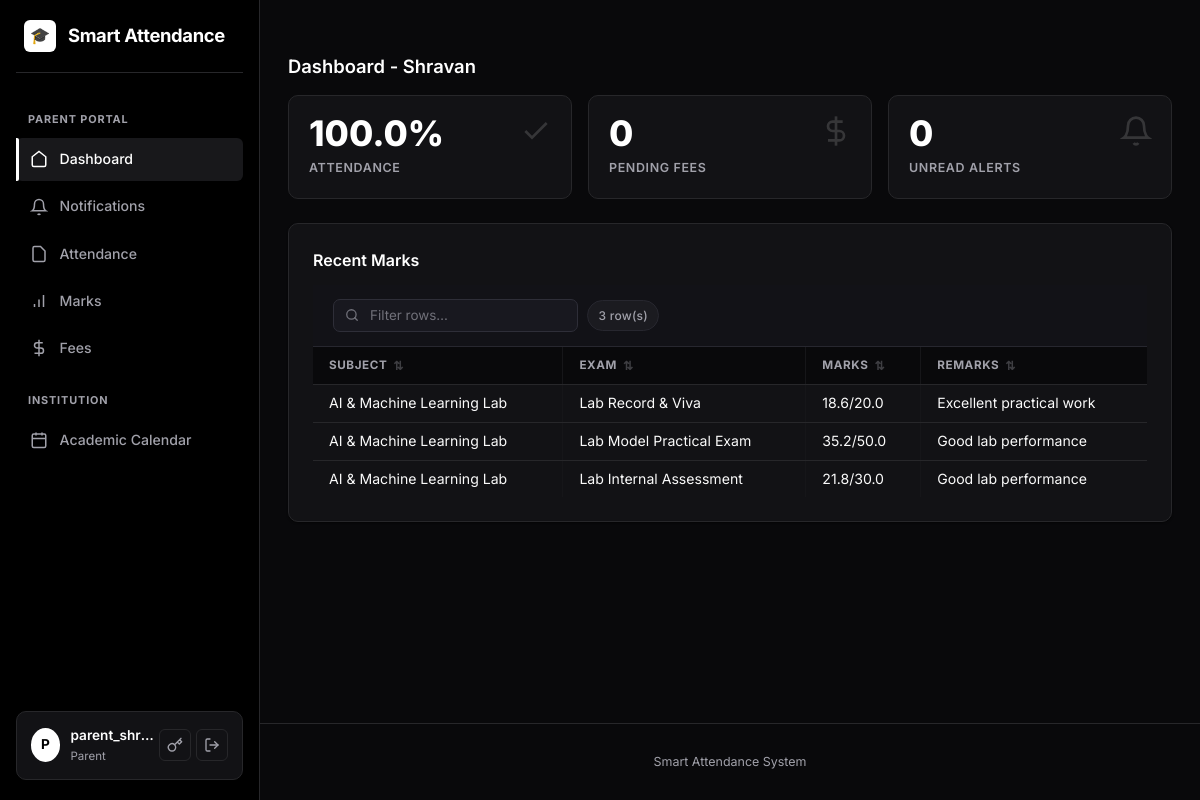
Page /parent/dashboard (signed in) on the committed database.
### models.py (models this page shows, shortened)
class User(UserMixin, db.Model):
    __tablename__ = "users"
    id = db.Column(db.Integer, primary_key=True)
    username = db.Column(db.String(80), unique=True, nullable=False, index=True)
    email = db.Column(db.String(120), unique=True, nullable=False)
    password_hash = db.Column(db.String(255), nullable=False)
    role = db.Column(db.String(20), nullable=False, default=ROLE_STUDENT)
    department = db.Column(db.String(80), default="")
    created_at = db.Column(db.DateTime, default=datetime.utcnow)
    student_id = db.Column(db.Integer, db.ForeignKey("students.id"), nullable=True)
    student = db.relationship("Student", backref=db.backref("user", uselist=False))
    face_samples = db.relationship(
        "FaceSample", backref="user", cascade="all, delete-orphan"
    )

class Student(db.Model):
    __tablename__ = "students"
    id = db.Column(db.Integer, primary_key=True)
    roll_number = db.Column(db.String(40), unique=True, nullable=False, index=True)
    name = db.Column(db.String(120), nullable=False)
    department = db.Column(db.String(80), default="")
    class_name = db.Column(db.String(80), default="")
    created_at = db.Column(db.DateTime, default=datetime.utcnow)
    face_samples = db.relationship(
        "FaceSample", backref="student", cascade="all, delete-orphan"
    )
    attendance_records = db.relationship(
        "Attendance", backref="student", cascade="all, delete-orphan"
    )

class Mark(db.Model):
    __tablename__ = "marks"
    id = db.Column(db.Integer, primary_key=True)
    student_id = db.Column(db.Integer, db.ForeignKey("students.id"), nullable=False)
    student = db.relationship("Student", backref=db.backref("marks", lazy=True))
    subject_id = db.Column(db.Integer, db.ForeignKey("subjects.id"), nullable=False)
    subject = db.relationship("Subject", backref=db.backref("marks", lazy=True))
    exam_name = db.Column(db.String(100), nullable=False)
    marks_obtained = db.Column(db.Float, nullable=False)
    total_marks = db.Column(db.Float, nullable=False)
    remarks = db.Column(db.String(255), nullable=True)
    created_at = db.Column(db.DateTime, default=datetime.utcnow)

class Subject(db.Model):
    __tablename__ = "subjects"
    id = db.Column(db.Integer, primary_key=True)
    code = db.Column(db.String(40), unique=True, nullable=False)
    name = db.Column(db.String(120), nullable=False)
    department = db.Column(db.String(80), default="MCA")
    year = db.Column(db.Integer, default=1, nullable=False) # 1 for 1st Year, 2 for 2nd Year
    faculty_id = db.Column(db.Integer, db.ForeignKey("users.id"), nullable=True)
    faculty = db.relationship("User", foreign_keys=[faculty_id])
    sessions = db.relationship(
        "AttendanceSession", backref="subject", cascade="all, delete-orphan"
    )

### blueprints/parents.py (the view)
@parents_bp.route("/dashboard")
@login_required
@parent_required
def dashboard():
    student = Student.query.get(current_user.student_id)
    total_fees = Fee.query.filter_by(student_id=student.id).count()
    pending_fees = Fee.query.filter_by(student_id=student.id, status="Pending").count()
    total_classes = Attendance.query.filter_by(student_id=student.id).count()
    present_classes = Attendance.query.filter_by(student_id=student.id, status="present").count()
    att_percent = 0
    if total_classes > 0:
        att_percent = round((present_classes / total_classes) * 100, 2)
    recent_marks = Mark.query.filter_by(student_id=student.id).order_by(Mark.created_at.desc()).limit(3).all()
    return render_template("parents/dashboard.html", student=student, pending_fees=pending_fees,
                           att_percent=att_percent, recent_marks=recent_marks)

### blueprints/parents.py (called while the page is built)
def parent_required(f):
    from functools import wraps
    @wraps(f)
    def decorated_function(*args, **kwargs):
        if not current_user.is_authenticated or current_user.role != ROLE_PARENT:
            flash("Access denied.", "danger")
            return redirect(url_for("dashboard.index"))
        if not current_user.student_id:
            flash("No student linked to this parent account.", "danger")
            return redirect(url_for("dashboard.index"))
        return f(*args, **kwargs)
    return decorated_function

### templates/parents/dashboard.html (shortened to what this page needs)
{% extends "base.html" %}
{% block content %}
<div class="page-header">
  <h2 class="page-title">Dashboard - {{ student.name }}</h2>
</div>
<div class="stat-grid">
  <div class="stat">
    <div class="num">{{ att_percent }}%</div>
    <div class="lbl">Attendance</div>
    <div style="position:absolute; top:1.2rem; right:1.2rem; opacity:0.15;">
      <svg viewBox="0 0 24 24" width="32" height="32" fill="none" stroke="#ffffff" stroke-width="2"><polyline points="20 6 9 17 4 12"></polyline></svg>
    </div>
  </div>
  <div class="stat">
    <div class="num">{{ pending_fees }}</div>
    <div class="lbl">Pending Fees</div>
    <div style="position:absolute; top:1.2rem; right:1.2rem; opacity:0.15;">
      <svg viewBox="0 0 24 24" width="32" height="32" fill="none" stroke="#ffffff" stroke-width="2"><line x1="12" y1="1" x2="12" y2="23"></line><path d="M17 5H9.5a3.5 3.5 0 0 0 0 7h5a3.5 3.5 0 0 1 0 7H6"></path></svg>
    </div>
  </div>
  <div class="stat" style="cursor:pointer;" onclick="window.location='{{ url_for('parents.notifications') }}'">
    <div class="num" style="{% if unread_notifications_count > 0 %}color:#fca5a5;{% endif %}">
      {{ unread_notifications_count }}
    </div>
    <div class="lbl">Unread Alerts</div>
    <div style="position:absolute; top:1.2rem; right:1.2rem; opacity:0.15;">
      <svg viewBox="0 0 24 24" width="32" height="32" fill="none" stroke="#ffffff" stroke-width="2"><path d="M18 8A6 6 0 0 0 6 8c0 7-3 9-3 9h18s-3-2-3-9"></path><path d="M13.73 21a2 2 0 0 1-3.46 0"></path></svg>
    </div>
  </div>
</div>
<div class="card mt-4">
  <div class="card-header">
    <h3 class="card-title">Recent Marks</h3>
  </div>
  <div class="card-body">
    {% if recent_marks %}
    <table class="data-table">
      <thead>
        <tr>
          <th>Subject</th>
          <th>Exam</th>
          <th>Marks</th>
          <th>Remarks</th>
        </tr>
      </thead>
      <tbody>
        {% for m in recent_marks %}
        <tr>
          <td>{{ m.subject.name }}</td>
          <td>{{ m.exam_name }}</td>
          <td>{{ m.marks_obtained }}/{{ m.total_marks }}</td>
          <td>{{ m.remarks }}</td>
        </tr>
        {% endfor %}
      </tbody>
    </table>
    {% else %}
    <p>No recent marks found.</p>
    {% endif %}
  </div>
</div>
{% endblock %}

### templates/base.html (shortened to what this page needs)
<!DOCTYPE html>
<html lang="en">
<head>
  <link rel="stylesheet" href="{{ url_for('static', filename='style.css') }}">
</head>
<body>
  <div class="app-layout{% if not current_user.is_authenticated %} auth-layout{% endif %}">
    {% if current_user.is_authenticated %}
    <aside class="sidebar" id="sidebar">
      <div class="sidebar-brand">
        <a href="{{ url_for('dashboard.index') }}">
          <div class="brand-icon">🎓</div>
          <span class="brand-name">Smart Attendance</span>
        </a>
      </div>
      <nav class="sidebar-nav">
        {% if current_user.role == 'parent' %}
          <div class="nav-section-label">Parent Portal</div>
          <a href="{{ url_for('parents.dashboard') }}" class="nav-item">
            <svg viewBox="0 0 24 24" width="18" height="18" fill="none" stroke="currentColor" stroke-width="2"><path d="M3 9l9-7 9 7v11a2 2 0 0 1-2 2H5a2 2 0 0 1-2-2z"></path></svg>
            <span>Dashboard</span>
          </a>
          <a href="{{ url_for('parents.notifications') }}" class="nav-item{% if request.endpoint == 'parents.notifications' %} active{% endif %}" style="position:relative;">
            <svg viewBox="0 0 24 24" width="18" height="18" fill="none" stroke="currentColor" stroke-width="2"><path d="M18 8A6 6 0 0 0 6 8c0 7-3 9-3 9h18s-3-2-3-9"></path><path d="M13.73 21a2 2 0 0 1-3.46 0"></path></svg>
            <span>Notifications</span>
          </a>
          <a href="{{ url_for('parents.attendance') }}" class="nav-item">
            <svg viewBox="0 0 24 24" width="18" height="18" fill="none" stroke="currentColor" stroke-width="2"><path d="M14 2H6a2 2 0 0 0-2 2v16a2 2 0 0 0 2 2h12a2 2 0 0 0 2-2V8z"></path></svg>
            <span>Attendance</span>
          </a>
          <a href="{{ url_for('parents.marks') }}" class="nav-item">
            <svg viewBox="0 0 24 24" width="18" height="18" fill="none" stroke="currentColor" stroke-width="2"><path d="M12 20V10M18 20V4M6 20v-4"></path></svg>
            <span>Marks</span>
          </a>
          <a href="{{ url_for('parents.fees') }}" class="nav-item">
            <svg viewBox="0 0 24 24" width="18" height="18" fill="none" stroke="currentColor" stroke-width="2"><line x1="12" y1="1" x2="12" y2="23"></line><path d="M17 5H9.5a3.5 3.5 0 0 0 0 7h5a3.5 3.5 0 0 1 0 7H6"></path></svg>
            <span>Fees</span>
          </a>
        {% endif %}
        <div class="nav-section-label">Institution</div>
        <a href="{{ url_for('calendar.index') }}" class="nav-item">
          <svg viewBox="0 0 24 24" width="18" height="18" fill="none" stroke="currentColor" stroke-width="2"><rect x="3" y="4" width="18" height="18" rx="2" ry="2"></rect><line x1="16" y1="2" x2="16" y2="6"></line><line x1="8" y1="2" x2="8" y2="6"></line><line x1="3" y1="10" x2="21" y2="10"></line></svg>
          <span>Academic Calendar</span>
        </a>
      </nav>
      <div class="sidebar-user">
        <div class="user-profile">
          <div class="user-avatar">{{ current_user.username[0]|upper }}</div>
          <div class="user-info">
            <span class="username">{{ current_user.username }}</span>
            <span class="user-role">{{ current_user.role }}</span>
          </div>
        </div>
        <div class="user-actions">
          <a href="{{ url_for('auth.change_password') }}" title="Change Password" class="user-action-btn">
            <svg viewBox="0 0 24 24" width="16" height="16" fill="none" stroke="currentColor" stroke-width="2" stroke-linecap="round" stroke-linejoin="round"><path d="M21 2l-2 2m-7.61 7.61a5.5 5.5 0 1 1-7.778 7.778 5.5 5.5 0 0 1 7.777-7.777zm0 0L15.5 7.5m0 0l3 3L22 7l-3-3m-3.5 3.5L19 4"></path></svg>
          </a>
          <a href="{{ url_for('auth.logout') }}" title="Logout" class="user-action-btn logout-btn">
            <svg viewBox="0 0 24 24" width="16" height="16" fill="none" stroke="currentColor" stroke-width="2" stroke-linecap="round" stroke-linejoin="round"><path d="M9 21H5a2 2 0 0 1-2-2V5a2 2 0 0 1 2-2h4"></path><polyline points="16 17 21 12 16 7"></polyline><line x1="21" y1="12" x2="9" y2="12"></line></svg>
          </a>
        </div>
      </div>
    </aside>
    {% endif %}
    <div class="main-wrapper">
      <main class="container page-transition">
        {% block content %}{% endblock %}
      </main>
      <footer class="footer">Smart Attendance System</footer>
    </div>
  </div>
</body>
</html>

### rows in the picture
User: username "P", username "parent_shr…", role "Parent"
Student: name "Shravan"
Mark: subject.name "AI & Machine Learning Lab", exam_name "Lab Record & Viva", marks_obtained "18.6", total_marks "20.0", remarks "Excellent practical work"
Mark: subject.name "AI & Machine Learning Lab", exam_name "Lab Model Practical Exam", marks_obtained "35.2", total_marks "50.0", remarks "Good lab performance"
Mark: subject.name "AI & Machine Learning Lab", exam_name "Lab Internal Assessment", marks_obtained "21.8", total_marks "30.0", remarks "Good lab performance"

### other values in the picture
{{ att_percent }} "100.0"
{{ pending_fees }} "0"
{{ unread_notifications_count }} "0"
